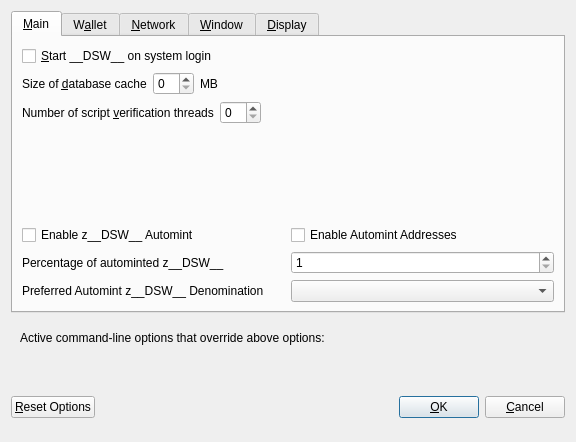
<?xml version="1.0" encoding="UTF-8"?>
<ui version="4.0">
 <class>OptionsDialog</class>
 <widget class="QDialog" name="OptionsDialog">
  <property name="geometry">
   <rect>
    <x>0</x>
    <y>0</y>
    <width>576</width>
    <height>442</height>
   </rect>
  </property>
  <property name="windowTitle">
   <string>Options</string>
  </property>
  <property name="modal">
   <bool>true</bool>
  </property>
  <layout class="QVBoxLayout" name="verticalLayout">
   <item>
    <widget class="QTabWidget" name="tabWidget">
     <property name="currentIndex">
      <number>0</number>
     </property>
     <widget class="QWidget" name="tabMain">
      <attribute name="title">
       <string>&amp;Main</string>
      </attribute>
      <layout class="QVBoxLayout" name="verticalLayout_Main">
       <item>
        <widget class="QCheckBox" name="bitcoinAtStartup">
         <property name="toolTip">
          <string>Automatically start __DSW__ after logging in to the system.</string>
         </property>
         <property name="text">
          <string>&amp;Start __DSW__ on system login</string>
         </property>
        </widget>
       </item>
       <item>
        <layout class="QHBoxLayout" name="horizontalLayout_2_Main">
         <item>
          <widget class="QLabel" name="databaseCacheLabel">
           <property name="text">
            <string>Size of &amp;database cache</string>
           </property>
           <property name="textFormat">
            <enum>Qt::PlainText</enum>
           </property>
           <property name="buddy">
            <cstring>databaseCache</cstring>
           </property>
          </widget>
         </item>
         <item>
          <widget class="QSpinBox" name="databaseCache"/>
         </item>
         <item>
          <widget class="QLabel" name="databaseCacheUnitLabel">
           <property name="text">
            <string>MB</string>
           </property>
           <property name="textFormat">
            <enum>Qt::PlainText</enum>
           </property>
          </widget>
         </item>
         <item>
          <spacer name="horizontalSpacer_2_Main">
           <property name="orientation">
            <enum>Qt::Horizontal</enum>
           </property>
           <property name="sizeHint" stdset="0">
            <size>
             <width>40</width>
             <height>20</height>
            </size>
           </property>
          </spacer>
         </item>
        </layout>
       </item>
       <item>
        <layout class="QHBoxLayout" name="horizontalLayout_3_Main">
         <item>
          <widget class="QLabel" name="threadsScriptVerifLabel">
           <property name="text">
            <string>Number of script &amp;verification threads</string>
           </property>
           <property name="textFormat">
            <enum>Qt::PlainText</enum>
           </property>
           <property name="buddy">
            <cstring>threadsScriptVerif</cstring>
           </property>
          </widget>
         </item>
         <item>
          <widget class="QSpinBox" name="threadsScriptVerif">
           <property name="toolTip">
            <string>(0 = auto, &lt;0 = leave that many cores free)</string>
           </property>
          </widget>
         </item>
         <item>
          <spacer name="horizontalSpacer_3_Main">
           <property name="orientation">
            <enum>Qt::Horizontal</enum>
           </property>
           <property name="sizeHint" stdset="0">
            <size>
             <width>40</width>
             <height>20</height>
            </size>
           </property>
          </spacer>
         </item>
        </layout>
       </item>
       <item>
        <spacer name="verticalSpacer_2">
         <property name="orientation">
          <enum>Qt::Vertical</enum>
         </property>
         <property name="sizeHint" stdset="0">
          <size>
           <width>20</width>
           <height>40</height>
          </size>
         </property>
        </spacer>
       </item>
       <item>
        <widget class="QWidget" name="verticalZpivOptionsWidget" native="true">
         <layout class="QVBoxLayout" name="verticalZpivOptionsLayout">
          <property name="margin">
           <number>0</number>
          </property>
          <item>
           <layout class="QHBoxLayout" name="horizontalAutomintingLayout">
            <item>
             <widget class="QCheckBox" name="checkBoxZeromintEnable">
              <property name="toolTip">
               <string>Enable automatic minting of __DSW__ units to z__DSW__</string>
              </property>
              <property name="layoutDirection">
               <enum>Qt::LeftToRight</enum>
              </property>
              <property name="text">
               <string>Enable z__DSW__ Automint</string>
              </property>
             </widget>
            </item>
            <item>
             <widget class="QCheckBox" name="checkBoxZeromintAddresses">
              <property name="toolTip">
               <string>Enable automatic z__DSW__ minting from specific addresses</string>
              </property>
              <property name="layoutDirection">
               <enum>Qt::LeftToRight</enum>
              </property>
              <property name="text">
               <string>Enable Automint Addresses</string>
              </property>
             </widget>
            </item>
           </layout>
          </item>
          <item>
           <layout class="QHBoxLayout" name="horizontalZmintPercentageLayout">
            <item>
             <widget class="QLabel" name="percentage_label">
              <property name="toolTip">
               <string>Percentage of incoming __DSW__ which get automatically converted to z__DSW__ via Zerocoin Protocol (min: 10%)</string>
              </property>
              <property name="text">
               <string>Percentage of autominted z__DSW__</string>
              </property>
             </widget>
            </item>
            <item>
             <widget class="QSpinBox" name="zeromintPercentage">
              <property name="minimum">
               <number>1</number>
              </property>
              <property name="maximum">
               <number>100</number>
              </property>
             </widget>
            </item>
           </layout>
          </item>
          <item>
           <layout class="QHBoxLayout" name="horizontalLayout" stretch="0,0">
            <property name="sizeConstraint">
             <enum>QLayout::SetFixedSize</enum>
            </property>
            <item>
             <widget class="QLabel" name="labelPreferredDenom">
              <property name="maximumSize">
               <size>
                <width>16777215</width>
                <height>16777215</height>
               </size>
              </property>
              <property name="toolTip">
               <string>Wait with automatic conversion to Zerocoin until enough __DSW__ for this denomination is available</string>
              </property>
              <property name="text">
               <string>Preferred Automint z__DSW__ Denomination</string>
              </property>
             </widget>
            </item>
            <item>
             <widget class="QComboBox" name="preferredDenom">
              <property name="maximumSize">
               <size>
                <width>16777215</width>
                <height>27</height>
               </size>
              </property>
              <property name="toolTip">
               <string>Wait with automatic conversion to Zerocoin until enough __DSW__ for this denomination is available</string>
              </property>
              <property name="maxVisibleItems">
               <number>9</number>
              </property>
              <property name="maxCount">
               <number>9</number>
              </property>
             </widget>
            </item>
           </layout>
          </item>
         </layout>
        </widget>
       </item>
      </layout>
     </widget>
     <widget class="QWidget" name="tabWallet">
      <attribute name="title">
       <string>W&amp;allet</string>
      </attribute>
      <layout class="QVBoxLayout" name="verticalLayout_Wallet">
       <item>
        <layout class="QHBoxLayout" name="horizontalLayout_2_Wallet">
         <item>
          <widget class="QLabel" name="labelStakeSplitThresholdText">
           <property name="text">
            <string>Stake split threshold:</string>
           </property>
          </widget>
         </item>
         <item>
          <widget class="QSpinBox" name="spinBoxStakeSplitThreshold">
           <property name="minimum">
            <number>1</number>
           </property>
           <property name="maximum">
            <number>999999</number>
           </property>
          </widget>
         </item>
        </layout>
       </item>
       <item>
        <widget class="QGroupBox" name="groupBox">
         <property name="title">
          <string>Expert</string>
         </property>
         <layout class="QVBoxLayout" name="verticalLayout_2">
          <item>
           <widget class="QCheckBox" name="coinControlFeatures">
            <property name="toolTip">
             <string>Whether to show coin control features or not.</string>
            </property>
            <property name="text">
             <string>Enable coin &amp;control features</string>
            </property>
           </widget>
          </item>
          <item>
           <widget class="QCheckBox" name="showMasternodesTab">
            <property name="toolTip">
             <string>Show additional tab listing all your masternodes in first sub-tab&lt;br/&gt;and all masternodes on the network in second sub-tab.</string>
            </property>
            <property name="text">
             <string>Show Masternodes Tab</string>
            </property>
           </widget>
          </item>
          <item>
           <widget class="QCheckBox" name="spendZeroConfChange">
            <property name="toolTip">
             <string>If you disable the spending of unconfirmed change, the change from a transaction&lt;br/&gt;cannot be used until that transaction has at least one confirmation.&lt;br/&gt;This also affects how your balance is computed.</string>
            </property>
            <property name="text">
             <string>&amp;Spend unconfirmed change</string>
            </property>
           </widget>
          </item>
         </layout>
        </widget>
       </item>
       <item>
        <spacer name="verticalSpacer_Wallet">
         <property name="orientation">
          <enum>Qt::Vertical</enum>
         </property>
         <property name="sizeHint" stdset="0">
          <size>
           <width>20</width>
           <height>40</height>
          </size>
         </property>
        </spacer>
       </item>
      </layout>
     </widget>
     <widget class="QWidget" name="tabNetwork">
      <attribute name="title">
       <string>&amp;Network</string>
      </attribute>
      <layout class="QVBoxLayout" name="verticalLayout_Network">
       <item>
        <widget class="QCheckBox" name="mapPortUpnp">
         <property name="toolTip">
          <string>Automatically open the __DSW__ client port on the router. This only works when your router supports UPnP and it is enabled.</string>
         </property>
         <property name="text">
          <string>Map port using &amp;UPnP</string>
         </property>
        </widget>
       </item>
       <item>
        <widget class="QCheckBox" name="allowIncoming">
         <property name="toolTip">
          <string>Accept connections from outside</string>
         </property>
         <property name="text">
          <string>Allow incoming connections</string>
         </property>
        </widget>
       </item>
       <item>
        <widget class="QCheckBox" name="connectSocks">
         <property name="toolTip">
          <string>Connect to the __DSW__ network through a SOCKS5 proxy.</string>
         </property>
         <property name="text">
          <string>&amp;Connect through SOCKS5 proxy (default proxy):</string>
         </property>
        </widget>
       </item>
       <item>
        <layout class="QHBoxLayout" name="horizontalLayout_1_Network">
         <item>
          <widget class="QLabel" name="proxyIpLabel">
           <property name="text">
            <string>Proxy &amp;IP:</string>
           </property>
           <property name="textFormat">
            <enum>Qt::PlainText</enum>
           </property>
           <property name="buddy">
            <cstring>proxyIp</cstring>
           </property>
          </widget>
         </item>
         <item>
          <widget class="QValidatedLineEdit" name="proxyIp">
           <property name="minimumSize">
            <size>
             <width>140</width>
             <height>0</height>
            </size>
           </property>
           <property name="maximumSize">
            <size>
             <width>140</width>
             <height>16777215</height>
            </size>
           </property>
           <property name="toolTip">
            <string>IP address of the proxy (e.g. IPv4: 127.0.0.1 / IPv6: ::1)</string>
           </property>
          </widget>
         </item>
         <item>
          <widget class="QLabel" name="proxyPortLabel">
           <property name="text">
            <string>&amp;Port:</string>
           </property>
           <property name="textFormat">
            <enum>Qt::PlainText</enum>
           </property>
           <property name="buddy">
            <cstring>proxyPort</cstring>
           </property>
          </widget>
         </item>
         <item>
          <widget class="QLineEdit" name="proxyPort">
           <property name="minimumSize">
            <size>
             <width>55</width>
             <height>0</height>
            </size>
           </property>
           <property name="maximumSize">
            <size>
             <width>55</width>
             <height>16777215</height>
            </size>
           </property>
           <property name="toolTip">
            <string>Port of the proxy (e.g. 9050)</string>
           </property>
          </widget>
         </item>
         <item>
          <spacer name="horizontalSpacer_1_Network">
           <property name="orientation">
            <enum>Qt::Horizontal</enum>
           </property>
           <property name="sizeHint" stdset="0">
            <size>
             <width>40</width>
             <height>20</height>
            </size>
           </property>
          </spacer>
         </item>
        </layout>
       </item>
       <item>
        <spacer name="verticalSpacer_Network">
         <property name="orientation">
          <enum>Qt::Vertical</enum>
         </property>
         <property name="sizeHint" stdset="0">
          <size>
           <width>20</width>
           <height>40</height>
          </size>
         </property>
        </spacer>
       </item>
      </layout>
     </widget>
     <widget class="QWidget" name="tabWindow">
      <attribute name="title">
       <string>&amp;Window</string>
      </attribute>
      <layout class="QVBoxLayout" name="verticalLayout_Window">
       <item>
        <widget class="QCheckBox" name="minimizeToTray">
         <property name="toolTip">
          <string>Show only a tray icon after minimizing the window.</string>
         </property>
         <property name="text">
          <string>&amp;Minimize to the tray instead of the taskbar</string>
         </property>
        </widget>
       </item>
       <item>
        <widget class="QCheckBox" name="minimizeOnClose">
         <property name="toolTip">
          <string>Minimize instead of exit the application when the window is closed. When this option is enabled, the application will be closed only after selecting Quit in the menu.</string>
         </property>
         <property name="text">
          <string>M&amp;inimize on close</string>
         </property>
        </widget>
       </item>
       <item>
        <spacer name="verticalSpacer_Window">
         <property name="orientation">
          <enum>Qt::Vertical</enum>
         </property>
         <property name="sizeHint" stdset="0">
          <size>
           <width>20</width>
           <height>40</height>
          </size>
         </property>
        </spacer>
       </item>
      </layout>
     </widget>
     <widget class="QWidget" name="tabDisplay">
      <attribute name="title">
       <string>&amp;Display</string>
      </attribute>
      <layout class="QVBoxLayout" name="verticalLayout_Display">
       <item>
        <layout class="QHBoxLayout" name="horizontalLayout_1_Display">
         <item>
          <widget class="QLabel" name="langLabel">
           <property name="text">
            <string>User Interface &amp;language:</string>
           </property>
           <property name="textFormat">
            <enum>Qt::PlainText</enum>
           </property>
           <property name="buddy">
            <cstring>lang</cstring>
           </property>
          </widget>
         </item>
         <item>
          <widget class="QValueComboBox" name="lang">
           <property name="toolTip">
            <string>The user interface language can be set here. This setting will take effect after restarting __DSW__.</string>
           </property>
          </widget>
         </item>
        </layout>
       </item>
       <item>
        <widget class="QLabel" name="label_3">
         <property name="toolTip">
          <string notr="true"/>
         </property>
         <property name="statusTip">
          <string notr="true"/>
         </property>
         <property name="whatsThis">
          <string notr="true"/>
         </property>
         <property name="accessibleName">
          <string notr="true"/>
         </property>
         <property name="text">
          <string>Language missing or translation incomplete? Help contributing translations here:
https://discord.gg/HhzHDcn</string>
         </property>
         <property name="wordWrap">
          <bool>true</bool>
         </property>
         <property name="openExternalLinks">
          <bool>true</bool>
         </property>
         <property name="textInteractionFlags">
          <set>Qt::TextBrowserInteraction</set>
         </property>
        </widget>
       </item>
       <item>
        <layout class="QHBoxLayout" name="horizontalLayout_2_Display" stretch="0,0">
         <item>
          <widget class="QLabel" name="themeLabel">
           <property name="text">
            <string>User Interface Theme:</string>
           </property>
          </widget>
         </item>
         <item>
          <widget class="QValueComboBox" name="theme"/>
         </item>
        </layout>
       </item>
       <item>
        <widget class="QWidget" name="verticalZpivDisplayWidget" native="true">
         <layout class="QVBoxLayout" name="verticalZpivDisplayLayout">
          <property name="margin">
           <number>0</number>
          </property>
          <item>
           <widget class="Line" name="line">
            <property name="orientation">
             <enum>Qt::Horizontal</enum>
            </property>
           </widget>
          </item>
          <item>
           <layout class="QHBoxLayout" name="horizontalLayout_3_Display">
            <item>
             <widget class="QLabel" name="unitLabel">
              <property name="text">
               <string>Unit to show amounts in:</string>
              </property>
              <property name="textFormat">
               <enum>Qt::PlainText</enum>
              </property>
             </widget>
            </item>
            <item>
             <widget class="QValueComboBox" name="unit">
              <property name="toolTip">
               <string>Choose the default subdivision unit to show in the interface and when sending coins.</string>
              </property>
             </widget>
            </item>
           </layout>
          </item>
          <item>
           <layout class="QHBoxLayout" name="horizontalLayout_4_Display">
            <item>
             <widget class="QLabel" name="digitsLabel">
              <property name="text">
               <string>Decimal digits</string>
              </property>
             </widget>
            </item>
            <item>
             <widget class="QValueComboBox" name="digits"/>
            </item>
           </layout>
          </item>
          <item>
           <layout class="QHBoxLayout" name="horizontalLayout_5_Display">
            <item>
             <widget class="QCheckBox" name="checkBoxHideZeroBalances">
              <property name="toolTip">
               <string>Hide empty balances</string>
              </property>
              <property name="layoutDirection">
               <enum>Qt::LeftToRight</enum>
              </property>
              <property name="text">
               <string>Hide empty balances</string>
              </property>
             </widget>
            </item>
            <item>
             <widget class="QCheckBox" name="checkBoxHideOrphans">
              <property name="toolTip">
               <string>Hide orphan stakes in transaction lists</string>
              </property>
              <property name="text">
               <string>Hide orphan stakes</string>
              </property>
             </widget>
            </item>
            <item>
             <spacer name="horizontalSpacer">
              <property name="orientation">
               <enum>Qt::Horizontal</enum>
              </property>
              <property name="sizeHint" stdset="0">
               <size>
                <width>40</width>
                <height>20</height>
               </size>
              </property>
             </spacer>
            </item>
           </layout>
          </item>
          <item>
           <layout class="QHBoxLayout" name="horizontalLayout_6_Display">
            <item>
             <widget class="QLabel" name="thirdPartyTxUrlsLabel">
              <property name="toolTip">
               <string>Third party URLs (e.g. a block explorer) that appear in the transactions tab as context menu items. %s in the URL is replaced by transaction hash. Multiple URLs are separated by vertical bar |.</string>
              </property>
              <property name="text">
               <string>Third party transaction URLs</string>
              </property>
             </widget>
            </item>
            <item>
             <widget class="QLineEdit" name="thirdPartyTxUrls">
              <property name="toolTip">
               <string>Third party URLs (e.g. a block explorer) that appear in the transactions tab as context menu items. %s in the URL is replaced by transaction hash. Multiple URLs are separated by vertical bar |.</string>
              </property>
             </widget>
            </item>
           </layout>
          </item>
         </layout>
        </widget>
       </item>
       <item>
        <spacer name="verticalSpacer">
         <property name="orientation">
          <enum>Qt::Vertical</enum>
         </property>
         <property name="sizeHint" stdset="0">
          <size>
           <width>20</width>
           <height>40</height>
          </size>
         </property>
        </spacer>
       </item>
      </layout>
     </widget>
    </widget>
   </item>
   <item>
    <widget class="QFrame" name="frame">
     <layout class="QVBoxLayout" name="verticalLayout_Bottom">
      <item>
       <layout class="QHBoxLayout" name="horizontalLayout_Bottom">
        <item>
         <widget class="QLabel" name="overriddenByCommandLineInfoLabel">
          <property name="text">
           <string>Active command-line options that override above options:</string>
          </property>
          <property name="textFormat">
           <enum>Qt::PlainText</enum>
          </property>
         </widget>
        </item>
        <item>
         <spacer name="horizontalSpacer_Bottom">
          <property name="orientation">
           <enum>Qt::Horizontal</enum>
          </property>
          <property name="sizeHint" stdset="0">
           <size>
            <width>40</width>
            <height>20</height>
           </size>
          </property>
         </spacer>
        </item>
       </layout>
      </item>
      <item>
       <widget class="QLabel" name="overriddenByCommandLineLabel">
        <property name="text">
         <string/>
        </property>
        <property name="textFormat">
         <enum>Qt::PlainText</enum>
        </property>
        <property name="wordWrap">
         <bool>true</bool>
        </property>
       </widget>
      </item>
     </layout>
    </widget>
   </item>
   <item>
    <layout class="QHBoxLayout" name="horizontalLayout_Buttons">
     <item>
      <widget class="QPushButton" name="resetButton">
       <property name="toolTip">
        <string>Reset all client options to default.</string>
       </property>
       <property name="text">
        <string>&amp;Reset Options</string>
       </property>
       <property name="autoDefault">
        <bool>false</bool>
       </property>
      </widget>
     </item>
     <item>
      <spacer name="horizontalSpacer_1">
       <property name="orientation">
        <enum>Qt::Horizontal</enum>
       </property>
       <property name="sizeHint" stdset="0">
        <size>
         <width>40</width>
         <height>48</height>
        </size>
       </property>
      </spacer>
     </item>
     <item>
      <widget class="QLabel" name="statusLabel">
       <property name="minimumSize">
        <size>
         <width>200</width>
         <height>0</height>
        </size>
       </property>
       <property name="font">
        <font>
         <weight>75</weight>
         <bold>true</bold>
        </font>
       </property>
       <property name="text">
        <string/>
       </property>
       <property name="textFormat">
        <enum>Qt::PlainText</enum>
       </property>
       <property name="wordWrap">
        <bool>true</bool>
       </property>
      </widget>
     </item>
     <item>
      <spacer name="horizontalSpacer_2">
       <property name="orientation">
        <enum>Qt::Horizontal</enum>
       </property>
       <property name="sizeHint" stdset="0">
        <size>
         <width>40</width>
         <height>48</height>
        </size>
       </property>
      </spacer>
     </item>
     <item>
      <widget class="QPushButton" name="okButton">
       <property name="text">
        <string>&amp;OK</string>
       </property>
       <property name="autoDefault">
        <bool>false</bool>
       </property>
       <property name="default">
        <bool>true</bool>
       </property>
      </widget>
     </item>
     <item>
      <widget class="QPushButton" name="cancelButton">
       <property name="text">
        <string>&amp;Cancel</string>
       </property>
       <property name="autoDefault">
        <bool>false</bool>
       </property>
      </widget>
     </item>
    </layout>
   </item>
  </layout>
 </widget>
 <customwidgets>
  <customwidget>
   <class>QValidatedLineEdit</class>
   <extends>QLineEdit</extends>
   <header>qvalidatedlineedit.h</header>
  </customwidget>
  <customwidget>
   <class>QValueComboBox</class>
   <extends>QComboBox</extends>
   <header>qvaluecombobox.h</header>
  </customwidget>
 </customwidgets>
 <resources/>
 <connections/>
</ui>
